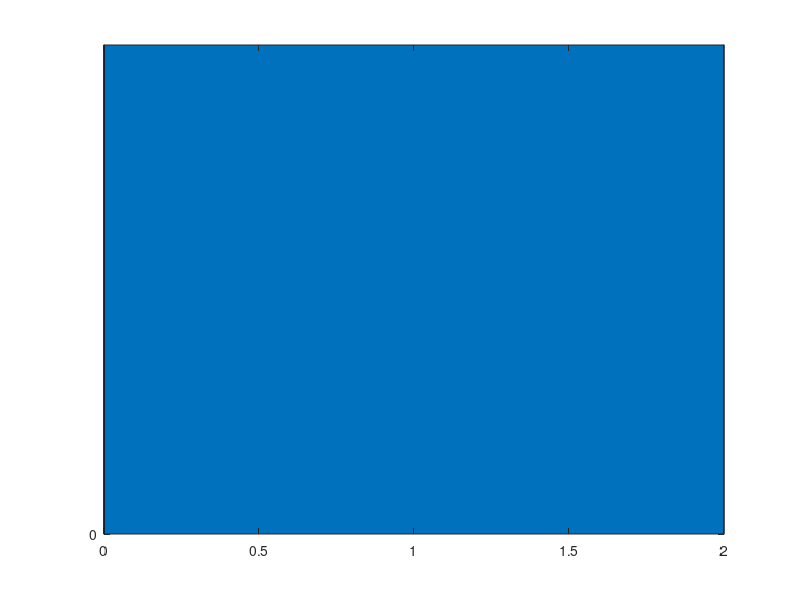

Write MATLAB code to recreate this figure. (Note: this script raises an error after producing the figure.)
clc;
clear;
close all
figure;
x = 0;
y = 2;
% x = linspace(1,10,10);
% y = linspace(1,1,10);
barh(x,y,1)
ylim([0 0.5])

%%
clc;
clear;
t1 = datetime('now');
pause(5)
t2 = datetime('now');
etime(datevec(t2),datevec(t1))

%%
logpath = 'D:\Codes\MatlabFiles\Blocks\TickTockFiles';
logname = 'log.txt';
clc;
log = fopen('\log.txt','a+');
if log ~= 0
    
    infowrite = num2str(rand*1000);
    fprintf(log,'%s\n',infowrite);
end
fclose(log);

%%
clc
StartTick = datestr(datetime('now'),'yy/mm/dd  HH:MM');
etime(datevec(datetime('now')),datevec(StartTick))
filename = datestr(now,'Logyyyymmdd');

%%
clc;
clear all;
ans_01 = {'sdf','fds'};
anafd = ans_01{1};
fprintf('%s\n',ans_01{1})

%% openfile
file = 'C:\Users\10520\Desktop\draft.txt';
winopen(file)

%%
prompt_01 = {'ItemName','ItemDetail'};
title_01 = 'KEEP INFO';
dims_01 = [1 40];
answer_01 = inputdlg(prompt_01,title_01,dims_01);

%%
try
    cd('F:\')
catch
    disp('f')
end

%%
clc;close all;
f = figure('name','pic');
p = plot(1,1)
back_tab01 = imread('D:\��ֽ\Wallpaper_2.jpg');
imshow(back_tab01,'Parent',p);

%%
clc;clear;
fatherfolder = dir('D:\Codes\MatlabFiles\Blocks\TickTockFiles');
childfolders = strings(0);
logpath = 'D:\Codes\MatlabFiles\Blocks\TickTockFiles\Logs';
for i = 3:1:length(fatherfolder)
    childfolders(i-2) = fatherfolder(i).name;
end
strfind(childfolders,"Logs")

%%
% 19/09/16  22:00:04	|
clc;
prompt = {'Start Time','Finish Time','Item','Detail'};
dlgtitle = 'Add a piece of Time log';
dims = [1 60];
dateformat = 'yy/mm/dd HH:MM';
defaultTime = datestr(datetime('now'),dateformat);
definput = {defaultTime,defaultTime,'',''};
answer = inputdlg(prompt,dlgtitle,dims,definput);
startTemp = defaultTime;
finishTemp = defaultTime;
if isempty(answer)
    info_temp = 'cancle';
    return;
end

startTemp = answer{1};
starttemp = datestr(startTemp,'HH:MM');
finishTemp = answer{2};
finishtemp = datestr(finishTemp,'HH:MM');
gaptemp = minutes(duration(finishtemp,'InputFormat','hh:mm')...
    - duration(starttemp,'InputFormat','hh:mm'));
% app.LogPath = ' D:\Codes\MatlabFiles\Blocks\TickTockFiles\Logs';
LogPath = ' D:\Codes\MatlabFiles\Blocks\TickTockFiles\Logs';
filenameTemp = strcat('20', datestr(answer{2},'yy-mm-dd'));
filetxt = fopen(strcat(fullfile(LogPath,filenameTemp),'.txt'),'a+');
if filetxt ~= 0
    % fprintf(filetxt,'%s\t%s\t%s\t%s\t%d\n',)
    fprintf(filetxt,'%s\t|\t%s\t|\t%s\t|\t%s\t|\t%d\n',strcat(answer{1},':00')...
        ,strcat(answer{2},':00'),answer{3},answer{4},gaptemp);
end
fclose(filetxt);
% winopen(filenameTemp)
% txtfile = fopen()

% close()

%%
clc;
newlogfile = false;
for i = linspace(1,length(dirans(1,:)),length(dirans(1,:)))
    temp = dirans{1,i};
    if isequal(temp,answer{1})
        fprintf('equal')
    else
        fprintf('noth')
    end
end

%%
clc;
datestr(datetime('now'),'yyyy/mm/dd HH:MM')



%%
winopen('D:\Codes\MatlabFiles\Blocks\TickTockFiles\Logs\2019-09-22.txt')